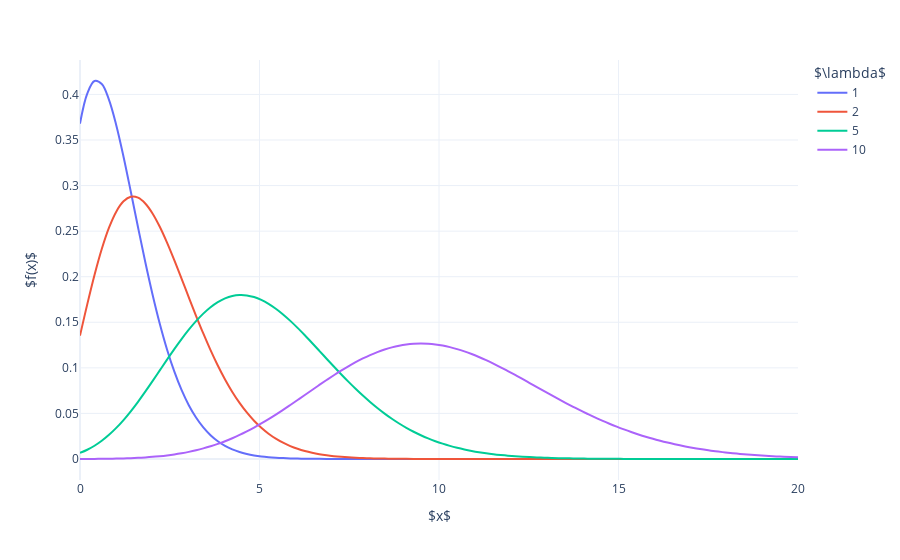

The notebook cell this image was saved under:
### Markdown cell above
Unfortunately, this white noise approximation doesn't hold for the DESHIMA range. Once more, it is also not the only form of noise we have to deal with.

### Shot noise

When the source is very dim, photons arrive one at a time. This means that we are dealing with shot noise{% cite perley_2008%}. Here the detection rate of a photon is characterized by Poisson statistics and the famous Poisson distribution {% cite dekking_2011%}:

$$\begin{equation}
f(x)=\frac{\lambda^xe^{-\lambda}}{x!}
\end{equation}$$

Hence we also call this noise Poisson noise.

### Code cell
#hide_input
x=np.linspace(0,20,100)[np.newaxis].T
l=np.array([1,2,5,10])

f = np.power(l,x)*np.exp(-l)/gamma(x+1)

df = pd.DataFrame(f)
df.columns = l
df['x']=x
df.set_index('x',inplace=True)

plot(df,axis_labels=('$x$','$f(x)$','$\lambda$'),hover_labels=('x','f(x)','lambda'),plot_type='linlin',e_notation=[False,False])
